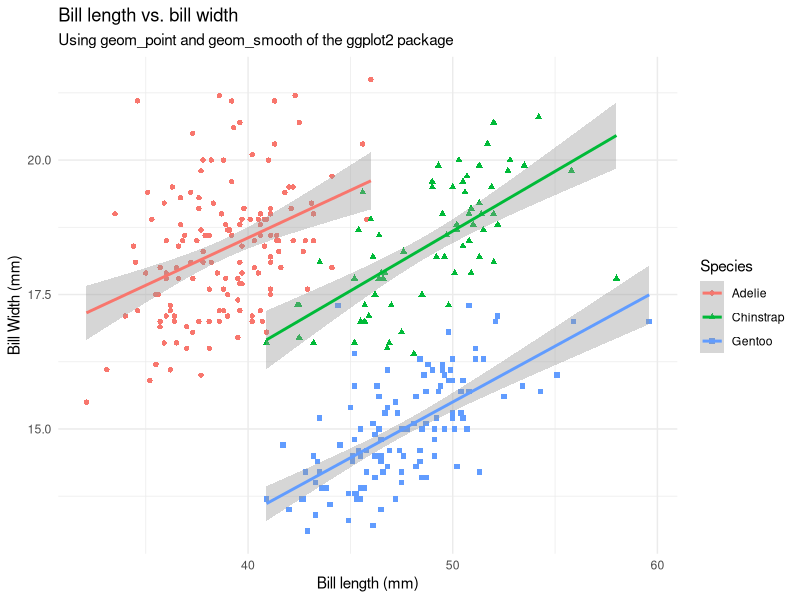
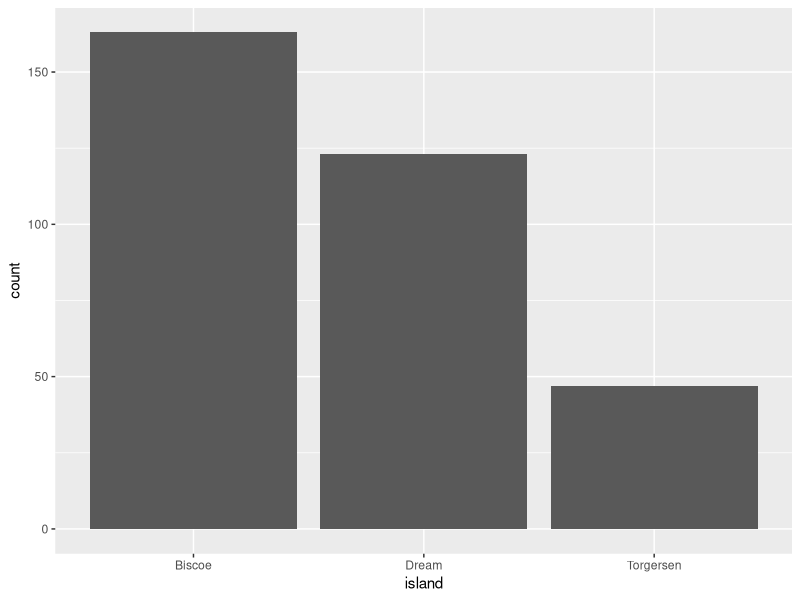
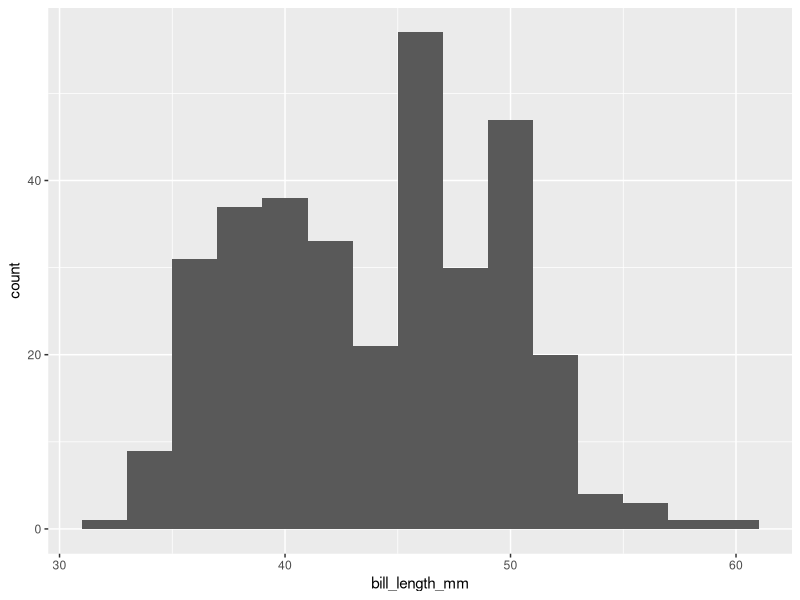
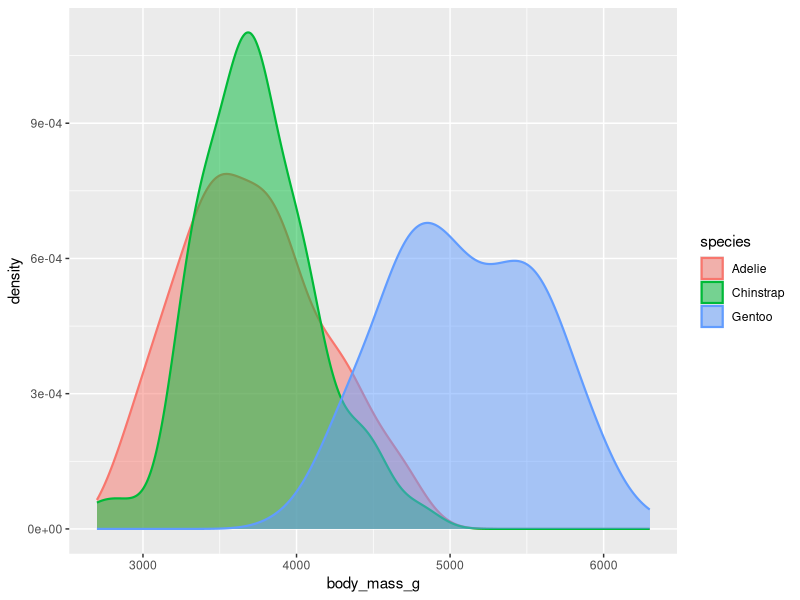
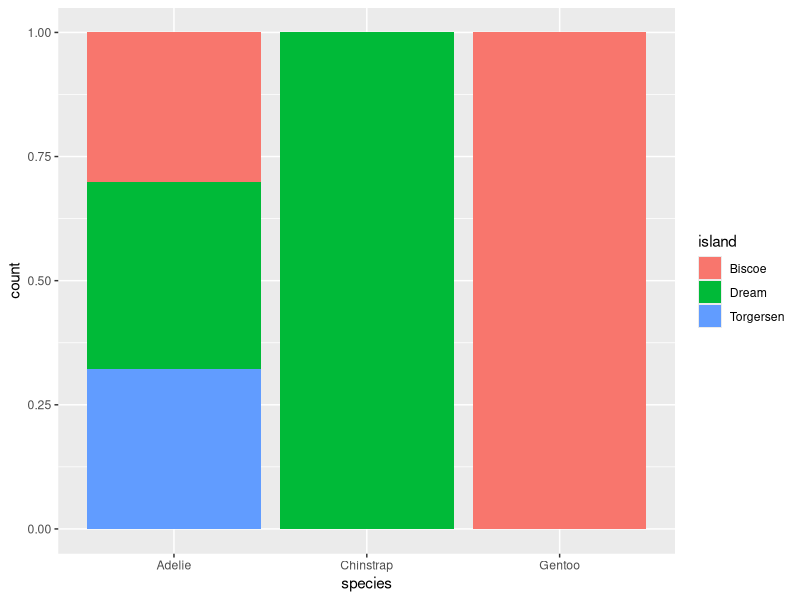
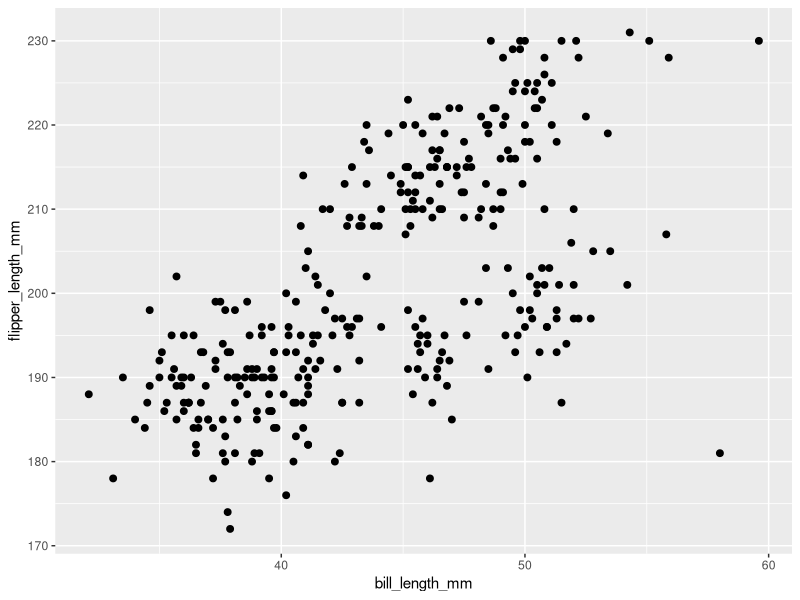
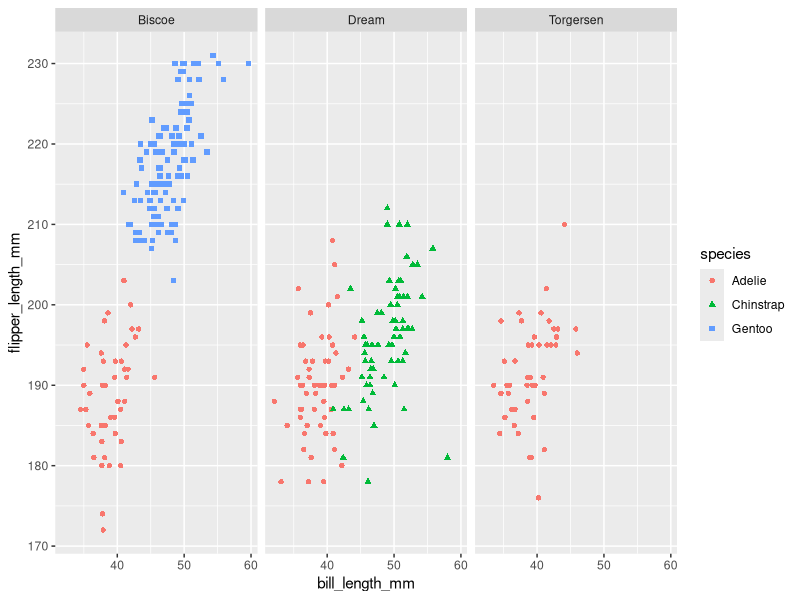

Here is the R script that generated these plots, in order:
## ---- chunk 1
library(ggplot2)
library(palmerpenguins)

penguins <- na.omit(palmerpenguins::penguins)
## ---- chunk 2
ggplot(penguins, 
       aes(x = bill_length_mm, y = bill_depth_mm, 
           color = species, shape = species)) + 
  geom_point() + 
  geom_smooth(method = "lm", formula = "y ~ x") +
  labs(x = "Bill length (mm)", y = "Bill Width (mm)", 
       title = "Bill length vs. bill width", 
       subtitle = "Using geom_point and geom_smooth of the ggplot2 package",
       color = "Species", shape = "Species") +
  theme_minimal()
## ---- chunk 3
ggplot(penguins, 
       aes(x = island)) +
  geom_bar()
## ---- chunk 4
ggplot(penguins, 
       aes(x = bill_length_mm)) +
  geom_histogram(binwidth = 2)
## ---- chunk 5
ggplot(penguins, 
       aes(x = body_mass_g, color = species, fill = species)) +
  geom_density(linewidth = 0.75, alpha = 0.5)
## ---- chunk 6
ggplot(penguins, aes(x = species, fill = island)) +
  geom_bar(position = "fill")
## ---- chunk 7
ggplot(penguins, 
       aes(x = bill_length_mm, y = flipper_length_mm)) +
  geom_point(size = 2)
## ---- chunk 8
ggplot(penguins, 
       aes(x = bill_length_mm, y = flipper_length_mm)) +
  geom_point(aes(color = species, shape = species)) +
  facet_wrap(~island)
